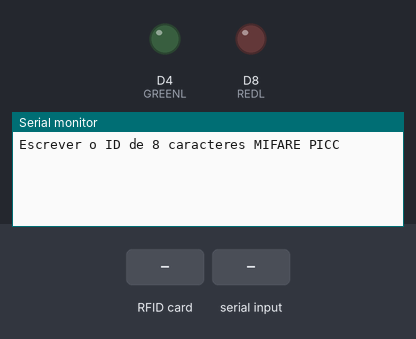
This sketch was run on a simulated ESP8266 (NodeMCU). Parts: output pins drawn as LEDs (lit = HIGH), the last lines printed to the serial monitor. Inputs (shaded band) come from the test bench.

Above: at 1.2 s.
1.3 s: RFID card 5E 7A 19 C4 held to the reader
At 2.5 s:
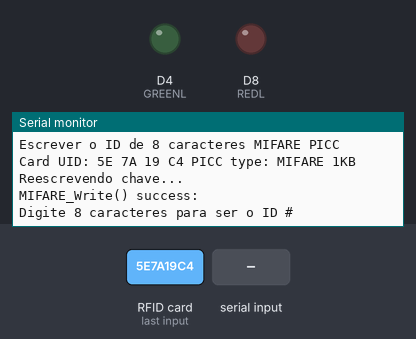
2.8 s: "1#" received over Serial
At 3.6 s:
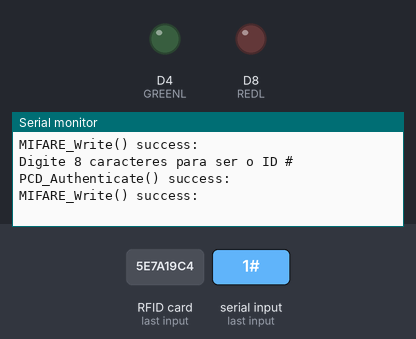

The sketch:

Gravar_RFID.ino
```cpp
#include <SPI.h>
#include <MFRC522.h>
#define RST_PIN         D1          // Configurable, see typical pin layout above
#define SS_PIN          D2          // Configurable, see typical pin layout above
#define REDL       D8
#define GREENL     D4
#define CARDBUTT   D0
MFRC522 mfrc522(SS_PIN, RST_PIN);   // Create MFRC522 instance

void setup() {
  pinMode(REDL, OUTPUT);
  pinMode(GREENL, OUTPUT);
  pinMode(CARDBUTT, INPUT);
  Serial.begin(115200);        // Initialize serial communications with the PC
  SPI.begin();               // Init SPI bus
  mfrc522.PCD_Init();        // Init MFRC522 card
  Serial.println(F("Escrever o ID de 8 caracteres MIFARE PICC "));
}

void loop() {

  // Prepare key - all keys are set to FFFFFFFFFFFFh at chip delivery from the factory.
  MFRC522::MIFARE_Key key;
  for (byte i = 0; i < 6; i++) key.keyByte[i] = 0xFF;
  MFRC522::MIFARE_Key keyN;
  keyN.keyByte[0] = 0x54;
  keyN.keyByte[1] = 0x6b;
  keyN.keyByte[2] = 0xad;
  keyN.keyByte[3] = 0xa2;
  keyN.keyByte[4] = 0x92;
  keyN.keyByte[5] = 0xcb;
  // Look for new cards
  if ( ! mfrc522.PICC_IsNewCardPresent()) {
    return;
  }

  // Select one of the cards
  if ( ! mfrc522.PICC_ReadCardSerial()) {
    return;
  }

  Serial.print(F("Card UID:"));    //Dump UID
  for (byte i = 0; i < mfrc522.uid.size; i++) {
    Serial.print(mfrc522.uid.uidByte[i] < 0x10 ? " 0" : " ");
    Serial.print(mfrc522.uid.uidByte[i], HEX);
  }
  Serial.print(F(" PICC type: "));   // Dump PICC type
  MFRC522::PICC_Type piccType = mfrc522.PICC_GetType(mfrc522.uid.sak);
  Serial.println(mfrc522.PICC_GetTypeName(piccType));

  byte buffer[34];
  byte block;
  MFRC522::StatusCode status;
  byte len;
  block = 5;
  for(int i =0;i<6;i++){
    buffer[i] = keyN.keyByte[i];
  }
  buffer[6] = 0xFF;
  buffer[7] = 0x07;
  buffer[8] = 0x80;
  buffer[9] = 0x69;
  for(int i = 10;i<16;i++) buffer[i] = 0x00;
  MFRC522::MIFARE_Key keyT;
  for(int i = 0;i<6;i++) keyT.keyByte[i] = 0x00;
  status = mfrc522.PCD_Authenticate(MFRC522::PICC_CMD_MF_AUTH_KEY_A, block+2, &key, &(mfrc522.uid));
  if (status != MFRC522::STATUS_OK) {
    Serial.println(F("Chave já não é padrão"));
    mfrc522.PICC_HaltA(); // Halt PICC
    mfrc522.PCD_StopCrypto1();  // Stop encryption on PCD
    keyN.keyByte[0] = 0x54;
    keyN.keyByte[1] = 0x6b;
    keyN.keyByte[2] = 0xad;
    keyN.keyByte[3] = 0xa2;
    keyN.keyByte[4] = 0x92;
    keyN.keyByte[5] = 0xcb;
    if ( ! mfrc522.PICC_IsNewCardPresent())
        return;
    if ( ! mfrc522.PICC_ReadCardSerial())
        return;
  }
  else {
    Serial.println(F("Reescrevendo chave..."));
    // Write block
    status = mfrc522.MIFARE_Write(block+2, buffer, 16);
    if (status != MFRC522::STATUS_OK) {
      Serial.print(F("MIFARE_Write() failed: "));
      Serial.println(mfrc522.GetStatusCodeName(status));
      return;
    }
    else Serial.println(F("MIFARE_Write() success: "));
  }


  Serial.setTimeout(20000L) ;     // wait until 20 seconds for input from serial
  // Ask personal data: Family name
  Serial.println(F("Digite 8 caracteres para ser o ID #"));
  len = Serial.readBytesUntil('#', (char *) buffer, 8) ; // read family name from serial
  for (byte i = len; i < 16; i++) buffer[i] = ' ';     // pad with spaces


  //Serial.println(F("Authenticating using keyN A..."));
  status = mfrc522.PCD_Authenticate(MFRC522::PICC_CMD_MF_AUTH_KEY_A, block, &keyN, &(mfrc522.uid));
  if (status != MFRC522::STATUS_OK) {
    Serial.print(F("PCD_Authenticate() failed: "));
    Serial.println(mfrc522.GetStatusCodeName(status));
    return;
  }
  else Serial.println(F("PCD_Authenticate() success: "));

  // Write block
  status = mfrc522.MIFARE_Write(block, buffer, 16);
  if (status != MFRC522::STATUS_OK) {
    Serial.print(F("MIFARE_Write() failed: "));
    Serial.println(mfrc522.GetStatusCodeName(status));
    return;
  }
  else Serial.println(F("MIFARE_Write() success: "));

//  //Serial.println(F("Authenticating using keyN A..."));
//  status = mfrc522.PCD_Authenticate(MFRC522::PICC_CMD_MF_AUTH_KEY_A, block, &keyN, &(mfrc522.uid));
//  if (status != MFRC522::STATUS_OK) {
//    Serial.print(F("PCD_Authenticate() failed: "));
//    Serial.println(mfrc522.GetStatusCodeName(status));
//    return;
//  }
//
//  // Write block
//  status = mfrc522.MIFARE_Write(block, &buffer[16], 16);
//  if (status != MFRC522::STATUS_OK) {
//    Serial.print(F("MIFARE_Write() failed: "));
//    Serial.println(mfrc522.GetStatusCodeName(status));
//    return;
//  }
//  else Serial.println(F("MIFARE_Write() success: "));

  // Ask personal data: First name
//  Serial.println(F("Type First name, ending with #"));
//  len = Serial.readBytesUntil('#', (char *) buffer, 20) ; // read first name from serial
//  for (byte i = len; i < 20; i++) buffer[i] = ' ';     // pad with spaces
//
//  block = 4;
//  //Serial.println(F("Authenticating using key A..."));
//  status = mfrc522.PCD_Authenticate(MFRC522::PICC_CMD_MF_AUTH_KEY_A, block, &key, &(mfrc522.uid));
//  if (status != MFRC522::STATUS_OK) {
//    Serial.print(F("PCD_Authenticate() failed: "));
//    Serial.println(mfrc522.GetStatusCodeName(status));
//    return;
//  }
//
//  // Write block
//  status = mfrc522.MIFARE_Write(block, buffer, 16);
//  if (status != MFRC522::STATUS_OK) {
//    Serial.print(F("MIFARE_Write() failed: "));
//    Serial.println(mfrc522.GetStatusCodeName(status));
//    return;
//  }
//  else Serial.println(F("MIFARE_Write() success: "));
//
//  block = 5;
//  //Serial.println(F("Authenticating using key A..."));
//  status = mfrc522.PCD_Authenticate(MFRC522::PICC_CMD_MF_AUTH_KEY_A, block, &key, &(mfrc522.uid));
//  if (status != MFRC522::STATUS_OK) {
//    Serial.print(F("PCD_Authenticate() failed: "));
//    Serial.println(mfrc522.GetStatusCodeName(status));
//    return;
//  }
//
//  // Write block
//  status = mfrc522.MIFARE_Write(block, &buffer[16], 16);
//  if (status != MFRC522::STATUS_OK) {
//    Serial.print(F("MIFARE_Write() failed: "));
//    Serial.println(mfrc522.GetStatusCodeName(status));
//    return;
//  }
//  else Serial.println(F("MIFARE_Write() success: "));


  Serial.println(" ");
  mfrc522.PICC_HaltA(); // Halt PICC
  mfrc522.PCD_StopCrypto1();  // Stop encryption on PCD

}
```

Measured:
- after the input at 1.3 s, the serial monitor: prints a new line at once (image 1)
- after the input at 2.8 s, the serial monitor: prints a new line at once (image 2)
